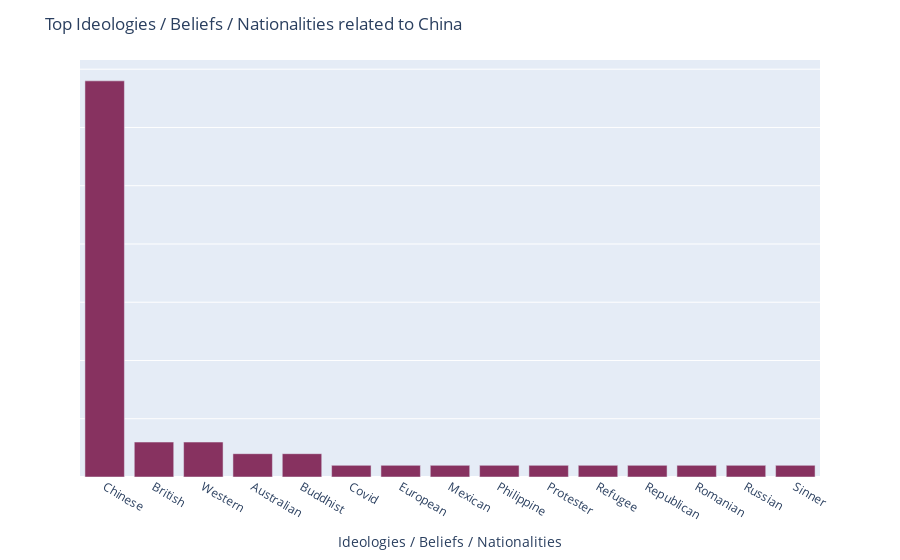

Here is the notebook cell this chart was saved with:
### Markdown cell above
##### What Ideology or Nationality does each country relate with or mentioned with?

### Code cell
def select_ideology(country):
    """
    Plot the top ideologies / beliefs / nationalities mentioned
    in connection with a given country.

    Steps:
    1. Filter the main dataframe for the selected country.
    2. Count how many times each 'nationality' is associated with it.
    3. Keep the top 15 most frequent nationalities.
    4. Plot the results as a bar chart.
    """

    if country in country_list:
        # Filter df_exp to include only rows for the chosen country
        dfr = df_exp[df_exp['countries'] == country]

        # Count occurrences of each nationality associated with the country
        dfr = dfr.groupby('countries')['nationalities'].value_counts().reset_index()

        # Keep only relevant columns (nationality + count)
        dfr = dfr[['nationalities', 'count']]

        # Ensure result is a DataFrame (good practice after groupby operations)
        dfr = pd.DataFrame(dfr)

        # Keep only the top 15 nationalities (for readability in the plot)
        dfr = dfr.iloc[:15, :]

        if dfr.values.any():
            # --- Plotting the bar chart ---
            fig = px.bar(
                dfr, 
                x="nationalities", 
                y="count"
            )

            # Update layout for better presentation
            fig.update_layout(
                title_text=f"Top Ideologies / Beliefs / Nationalities related to {country}",
                xaxis_title="Ideologies / Beliefs / Nationalities",
                
                # Remove y-axis label & tick marks for a cleaner look
                yaxis=dict(title=None, showticklabels=False, ticks="")
                # Optionally, you could enforce a range: yaxis_range=[0,10]
            )

            # Customize bar color
            fig.update_traces(marker_color='#873260')
            
            # Show the chart
            fig.show()
        else:
            print("{country} correlations could not be sourced!")

        # Optionally return the processed DataFrame instead of just plotting
        # return dfr  

    else:
        # If the country is not in your country_list, print a warning
        print(f"{country} does not exist in records!")


# Example usage
select_ideology('China')

### Figure 1 — Plotly figure (JSON) as saved in the notebook; plotly's stock layout.template omitted (floating-point values rounded to 4 significant figures)
{"data": [{"hovertemplate": "nationalities=%{x}<br>count=%{y}<extra></extra>", "legendgroup": "", "marker": {"color": "#873260", "pattern": {"shape": ""}}, "name": "", "orientation": "v", "showlegend": false, "textposition": "auto", "type": "bar", "x": ["Chinese", "British", "Western", "Australian", "Buddhist", "Covid", "European", "Mexican", "Philippine", "Protester", "Refugee", "Republican", "Romanian", "Russian", "Sinner"], "xaxis": "x", "y": [34, 3, 3, 2, 2, 1, 1, 1, 1, 1, 1, 1, 1, 1, 1], "yaxis": "y"}], "layout": {"barmode": "relative", "legend": {"tracegroupgap": 0}, "margin": {"t": 60}, "title": {"text": "Top Ideologies / Beliefs / Nationalities related to China"}, "xaxis": {"anchor": "y", "domain": [0, 1], "title": {"text": "Ideologies / Beliefs / Nationalities"}}, "yaxis": {"anchor": "x", "domain": [0, 1], "showticklabels": false, "ticks": "", "title": {}}}}
